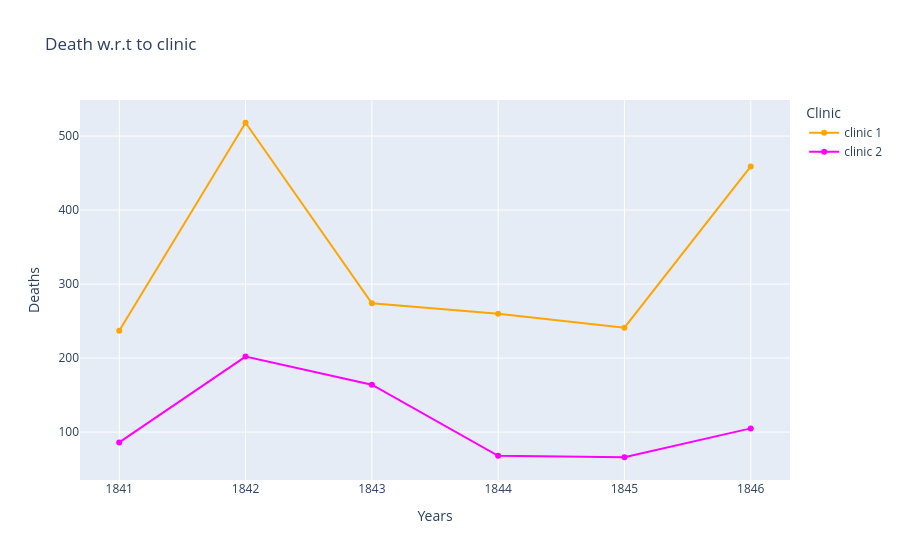

Here is the notebook cell this chart was saved with:
### Markdown cell above
#### Deaths count w.r.t Clinic:

### Code cell
# Setting Coordinates:
DF = yearly_df
XCOR = "year"
YCOR = "deaths"

# Setting Label:
TITLE = "Death w.r.t to clinic"
XLABEL = "Years"
YLABEL = "Deaths"

line = px.line(
    data_frame=DF,
    x=XCOR,
    y=YCOR,
    title=TITLE,
    markers=".",
    color="clinic",
    color_discrete_sequence=["orange", "magenta"],
)

line.update_layout(xaxis_title=XLABEL, yaxis_title=YLABEL, legend_title_text="Clinic")

line.show()

### Figure 1 — Plotly figure (JSON) as saved in the notebook; plotly's stock layout.template omitted (floating-point values rounded to 4 significant figures)
{"data": [{"hovertemplate": "clinic=clinic 1<br>year=%{x}<br>deaths=%{y}<extra></extra>", "legendgroup": "clinic 1", "line": {"color": "orange", "dash": "solid"}, "marker": {"symbol": "circle"}, "mode": "lines+markers", "name": "clinic 1", "orientation": "v", "showlegend": true, "type": "scatter", "x": [1841, 1842, 1843, 1844, 1845, 1846], "xaxis": "x", "y": [237, 518, 274, 260, 241, 459], "yaxis": "y"}, {"hovertemplate": "clinic=clinic 2<br>year=%{x}<br>deaths=%{y}<extra></extra>", "legendgroup": "clinic 2", "line": {"color": "magenta", "dash": "solid"}, "marker": {"symbol": "circle"}, "mode": "lines+markers", "name": "clinic 2", "orientation": "v", "showlegend": true, "type": "scatter", "x": [1841, 1842, 1843, 1844, 1845, 1846], "xaxis": "x", "y": [86, 202, 164, 68, 66, 105], "yaxis": "y"}], "layout": {"legend": {"title": {"text": "Clinic"}, "tracegroupgap": 0}, "title": {"text": "Death w.r.t to clinic"}, "xaxis": {"anchor": "y", "domain": [0, 1], "title": {"text": "Years"}}, "yaxis": {"anchor": "x", "domain": [0, 1], "title": {"text": "Deaths"}}}}
